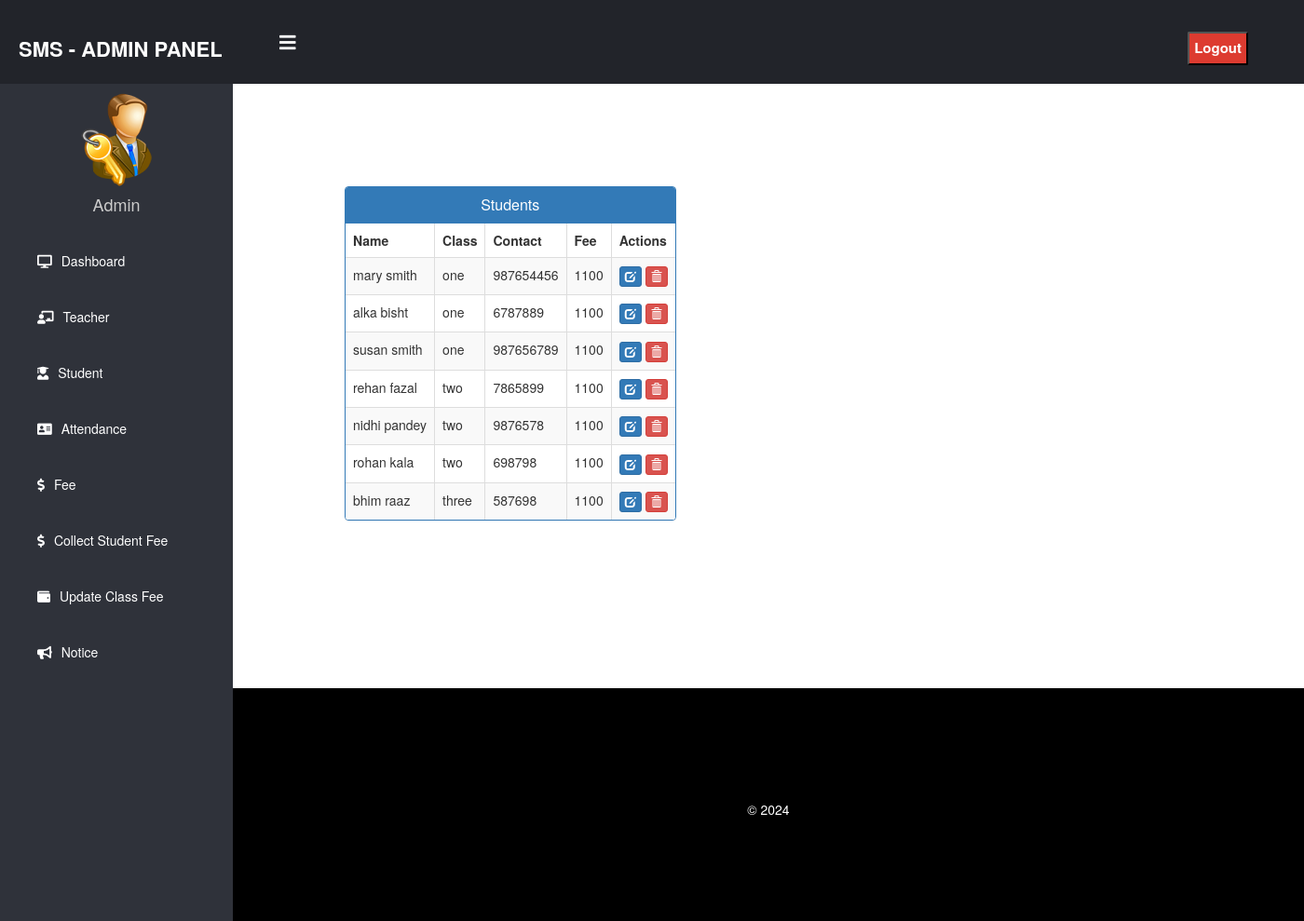
/admin-view-student (signed in), run on the app's committed database.
### school/models.py (models this page shows, shortened)
class StudentExtra(models.Model):
    user=models.OneToOneField(User,on_delete=models.CASCADE)
    roll = models.CharField(max_length=10)
    mobile = models.CharField(max_length=40,null=True)
    fee = models.PositiveIntegerField()
    cl= models.CharField(max_length=10,choices=classes,default='one')
    status=models.BooleanField(default=False)
    @property
    def get_name(self):
        return self.user.first_name+" "+self.user.last_name

### school/views.py (the view)
# urls.py: path('admin-view-student', views.admin_view_student_view,name='admin-view-student'),
@login_required(login_url='adminlogin')
@user_passes_test(is_admin)
def admin_view_student_view(request):
    students=models.StudentExtra.objects.all().filter(status=True)
    return render(request,'school/admin_view_student.html',{'students':students})

### school/views.py (called while the page is built)
def is_admin(user):
    return user.groups.filter(name='ADMIN').exists()

### templates/school/admin_view_student.html (shortened to what this page needs)
{% extends 'school/adminbase.html' %}
{% block content %}
<head>
  <link href="//netdna.bootstrapcdn.com/bootstrap/3.0.0/css/bootstrap.min.css" rel="stylesheet" id="bootstrap-css">
</head>
<div class="container">
  <div class="row">
    <div class="panel panel-primary">
      <div class="panel-heading">
        <h6 class="panel-title">Students</h6>
      </div>
      <table class="table table-hover table-striped table-bordered" id="dev-table">
        <thead>
          <tr>
            <th>Name</th>
            <th>Class</th>
            <th>Contact</th>
            <th>Fee</th>
            <th>Actions</th>
          </tr>
        </thead>
        {% for s in students %}
        <tr>
          <td> {{s.get_name}}</td>
          <td>{{s.cl}}</td>
          <td>{{s.mobile}}</td>
          <td>{{s.fee}}</td>
          <td><a class="btn btn-primary btn-xs" href="{% url 'update-student' s.id  %}"><span class="glyphicon glyphicon-edit"></span></a>
         <a class="btn btn-danger btn-xs" href="{% url 'delete-student-from-school' s.id  %}"><span class="glyphicon glyphicon-trash"></span></a></td>
        </tr>
        {% endfor %}
      </table>
    </div>
  </div>
</div>
{% endblock content %}

### templates/school/admin_view_student.html (style rules this page uses)
a:link { text-decoration: none; }
h6 { text-align: center; }
.row { margin: 100px; }

### data on the page
StudentExtra: get_name "mary smith", cl "one", mobile "987654456", fee "1100"
StudentExtra: get_name "alka bisht", cl "one", mobile "6787889", fee "1100"
StudentExtra: get_name "susan smith", cl "one", mobile "987656789", fee "1100"
StudentExtra: get_name "rehan fazal", cl "two", mobile "7865899", fee "1100"
StudentExtra: get_name "nidhi pandey", cl "two", mobile "9876578", fee "1100"
StudentExtra: get_name "rohan kala", cl "two", mobile "698798", fee "1100"
StudentExtra: get_name "bhim raaz", cl "three", mobile "587698", fee "1100"
